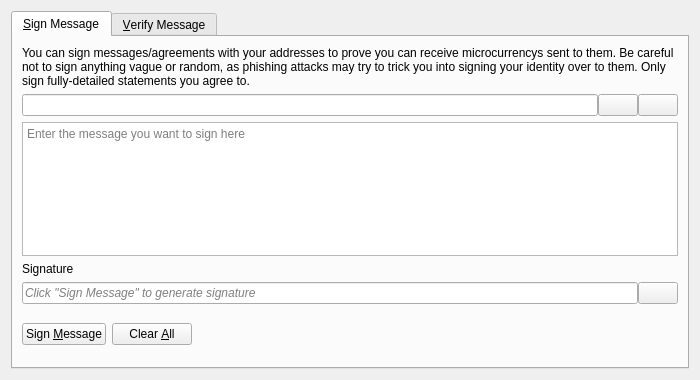
<?xml version="1.0" encoding="UTF-8"?>
<ui version="4.0">
 <class>SignVerifyMessageDialog</class>
 <widget class="QDialog" name="SignVerifyMessageDialog">
  <property name="geometry">
   <rect>
    <x>0</x>
    <y>0</y>
    <width>700</width>
    <height>380</height>
   </rect>
  </property>
  <property name="windowTitle">
   <string>Signatures - Sign / Verify a Message</string>
  </property>
  <property name="modal">
   <bool>true</bool>
  </property>
  <layout class="QVBoxLayout" name="verticalLayout">
   <item>
    <widget class="QTabWidget" name="tabWidget">
     <property name="currentIndex">
      <number>0</number>
     </property>
     <widget class="QWidget" name="tabSignMessage">
      <attribute name="title">
       <string>&amp;Sign Message</string>
      </attribute>
      <layout class="QVBoxLayout" name="verticalLayout_SM">
       <item>
        <widget class="QLabel" name="infoLabel_SM">
         <property name="text">
          <string>You can sign messages/agreements with your addresses to prove you can receive microcurrencys sent to them. Be careful not to sign anything vague or random, as phishing attacks may try to trick you into signing your identity over to them. Only sign fully-detailed statements you agree to.</string>
         </property>
         <property name="textFormat">
          <enum>Qt::PlainText</enum>
         </property>
         <property name="wordWrap">
          <bool>true</bool>
         </property>
        </widget>
       </item>
       <item>
        <layout class="QHBoxLayout" name="horizontalLayout_1_SM">
         <property name="spacing">
          <number>0</number>
         </property>
         <item>
          <widget class="QValidatedLineEdit" name="addressIn_SM">
           <property name="toolTip">
            <string>The Microcurrency address to sign the message with</string>
           </property>
          </widget>
         </item>
         <item>
          <widget class="QPushButton" name="addressBookButton_SM">
           <property name="toolTip">
            <string>Choose previously used address</string>
           </property>
           <property name="text">
            <string/>
           </property>
           <property name="icon">
            <iconset resource="../microcurrency.qrc">
             <normaloff>:/icons/address-book</normaloff>:/icons/address-book</iconset>
           </property>
           <property name="shortcut">
            <string>Alt+A</string>
           </property>
           <property name="autoDefault">
            <bool>false</bool>
           </property>
          </widget>
         </item>
         <item>
          <widget class="QPushButton" name="pasteButton_SM">
           <property name="toolTip">
            <string>Paste address from clipboard</string>
           </property>
           <property name="text">
            <string/>
           </property>
           <property name="icon">
            <iconset resource="../microcurrency.qrc">
             <normaloff>:/icons/editpaste</normaloff>:/icons/editpaste</iconset>
           </property>
           <property name="shortcut">
            <string>Alt+P</string>
           </property>
           <property name="autoDefault">
            <bool>false</bool>
           </property>
          </widget>
         </item>
        </layout>
       </item>
       <item>
        <widget class="QPlainTextEdit" name="messageIn_SM">
         <property name="toolTip">
          <string>Enter the message you want to sign here</string>
         </property>
         <property name="placeholderText">
          <string>Enter the message you want to sign here</string>
         </property>
        </widget>
       </item>
       <item>
        <widget class="QLabel" name="signatureLabel_SM">
         <property name="text">
          <string>Signature</string>
         </property>
         <property name="textFormat">
          <enum>Qt::PlainText</enum>
         </property>
        </widget>
       </item>
       <item>
        <layout class="QHBoxLayout" name="horizontalLayout_2_SM">
         <property name="spacing">
          <number>0</number>
         </property>
         <item>
          <widget class="QLineEdit" name="signatureOut_SM">
           <property name="placeholderText">
            <string>Click "Sign Message" to generate signature</string>
           </property>
           <property name="font">
            <font>
             <italic>true</italic>
            </font>
           </property>
           <property name="readOnly">
            <bool>true</bool>
           </property>
          </widget>
         </item>
         <item>
          <widget class="QPushButton" name="copySignatureButton_SM">
           <property name="toolTip">
            <string>Copy the current signature to the system clipboard</string>
           </property>
           <property name="text">
            <string/>
           </property>
           <property name="icon">
            <iconset resource="../microcurrency.qrc">
             <normaloff>:/icons/editcopy</normaloff>:/icons/editcopy</iconset>
           </property>
           <property name="autoDefault">
            <bool>false</bool>
           </property>
          </widget>
         </item>
        </layout>
       </item>
       <item>
        <layout class="QHBoxLayout" name="horizontalLayout_3_SM">
         <item>
          <widget class="QPushButton" name="signMessageButton_SM">
           <property name="toolTip">
            <string>Sign the message to prove you own this Microcurrency address</string>
           </property>
           <property name="text">
            <string>Sign &amp;Message</string>
           </property>
           <property name="icon">
            <iconset resource="../microcurrency.qrc">
             <normaloff>:/icons/edit</normaloff>:/icons/edit</iconset>
           </property>
           <property name="autoDefault">
            <bool>false</bool>
           </property>
          </widget>
         </item>
         <item>
          <widget class="QPushButton" name="clearButton_SM">
           <property name="toolTip">
            <string>Reset all sign message fields</string>
           </property>
           <property name="text">
            <string>Clear &amp;All</string>
           </property>
           <property name="icon">
            <iconset resource="../microcurrency.qrc">
             <normaloff>:/icons/remove</normaloff>:/icons/remove</iconset>
           </property>
           <property name="autoDefault">
            <bool>false</bool>
           </property>
          </widget>
         </item>
         <item>
          <spacer name="horizontalSpacer_1_SM">
           <property name="orientation">
            <enum>Qt::Horizontal</enum>
           </property>
           <property name="sizeHint" stdset="0">
            <size>
             <width>40</width>
             <height>48</height>
            </size>
           </property>
          </spacer>
         </item>
         <item>
          <widget class="QLabel" name="statusLabel_SM">
           <property name="font">
            <font>
             <weight>75</weight>
             <bold>true</bold>
            </font>
           </property>
           <property name="text">
            <string/>
           </property>
           <property name="wordWrap">
            <bool>true</bool>
           </property>
          </widget>
         </item>
         <item>
          <spacer name="horizontalSpacer_2_SM">
           <property name="orientation">
            <enum>Qt::Horizontal</enum>
           </property>
           <property name="sizeHint" stdset="0">
            <size>
             <width>40</width>
             <height>48</height>
            </size>
           </property>
          </spacer>
         </item>
        </layout>
       </item>
      </layout>
     </widget>
     <widget class="QWidget" name="tabVerifyMessage">
      <attribute name="title">
       <string>&amp;Verify Message</string>
      </attribute>
      <layout class="QVBoxLayout" name="verticalLayout_VM">
       <item>
        <widget class="QLabel" name="infoLabel_VM">
         <property name="text">
          <string>Enter the receiver's address, message (ensure you copy line breaks, spaces, tabs, etc. exactly) and signature below to verify the message. Be careful not to read more into the signature than what is in the signed message itself, to avoid being tricked by a man-in-the-middle attack. Note that this only proves the signing party receives with the address, it cannot prove sendership of any transaction!</string>
         </property>
         <property name="textFormat">
          <enum>Qt::PlainText</enum>
         </property>
         <property name="alignment">
          <set>Qt::AlignLeading|Qt::AlignLeft|Qt::AlignTop</set>
         </property>
         <property name="wordWrap">
          <bool>true</bool>
         </property>
        </widget>
       </item>
       <item>
        <layout class="QHBoxLayout" name="horizontalLayout_1_VM">
         <property name="spacing">
          <number>0</number>
         </property>
         <item>
          <widget class="QValidatedLineEdit" name="addressIn_VM">
           <property name="toolTip">
            <string>The Microcurrency address the message was signed with</string>
           </property>
          </widget>
         </item>
         <item>
          <widget class="QPushButton" name="addressBookButton_VM">
           <property name="toolTip">
            <string>Choose previously used address</string>
           </property>
           <property name="text">
            <string/>
           </property>
           <property name="icon">
            <iconset resource="../microcurrency.qrc">
             <normaloff>:/icons/address-book</normaloff>:/icons/address-book</iconset>
           </property>
           <property name="shortcut">
            <string>Alt+A</string>
           </property>
           <property name="autoDefault">
            <bool>false</bool>
           </property>
          </widget>
         </item>
        </layout>
       </item>
       <item>
        <widget class="QPlainTextEdit" name="messageIn_VM">
          <property name="toolTip">
            <string>The signed message to verify</string>
          </property>
          <property name="placeholderText">
            <string>The signed message to verify</string>
          </property>
        </widget>
       </item>
       <item>
        <widget class="QValidatedLineEdit" name="signatureIn_VM">
          <property name="toolTip">
            <string>The signature given when the message was signed</string>
          </property>
          <property name="placeholderText">
            <string>The signature given when the message was signed</string>
          </property>
        </widget>
       </item>
       <item>
        <layout class="QHBoxLayout" name="horizontalLayout_2_VM">
         <item>
          <widget class="QPushButton" name="verifyMessageButton_VM">
           <property name="toolTip">
            <string>Verify the message to ensure it was signed with the specified Microcurrency address</string>
           </property>
           <property name="text">
            <string>Verify &amp;Message</string>
           </property>
           <property name="icon">
            <iconset resource="../microcurrency.qrc">
             <normaloff>:/icons/transaction_0</normaloff>:/icons/transaction_0</iconset>
           </property>
           <property name="autoDefault">
            <bool>false</bool>
           </property>
          </widget>
         </item>
         <item>
          <widget class="QPushButton" name="clearButton_VM">
           <property name="toolTip">
            <string>Reset all verify message fields</string>
           </property>
           <property name="text">
            <string>Clear &amp;All</string>
           </property>
           <property name="icon">
            <iconset resource="../microcurrency.qrc">
             <normaloff>:/icons/remove</normaloff>:/icons/remove</iconset>
           </property>
           <property name="autoDefault">
            <bool>false</bool>
           </property>
          </widget>
         </item>
         <item>
          <spacer name="horizontalSpacer_1_VM">
           <property name="orientation">
            <enum>Qt::Horizontal</enum>
           </property>
           <property name="sizeHint" stdset="0">
            <size>
             <width>40</width>
             <height>48</height>
            </size>
           </property>
          </spacer>
         </item>
         <item>
          <widget class="QLabel" name="statusLabel_VM">
           <property name="font">
            <font>
             <weight>75</weight>
             <bold>true</bold>
            </font>
           </property>
           <property name="text">
            <string/>
           </property>
           <property name="wordWrap">
            <bool>true</bool>
           </property>
          </widget>
         </item>
         <item>
          <spacer name="horizontalSpacer_2_VM">
           <property name="orientation">
            <enum>Qt::Horizontal</enum>
           </property>
           <property name="sizeHint" stdset="0">
            <size>
             <width>40</width>
             <height>48</height>
            </size>
           </property>
          </spacer>
         </item>
        </layout>
       </item>
      </layout>
     </widget>
    </widget>
   </item>
  </layout>
 </widget>
 <customwidgets>
  <customwidget>
   <class>QValidatedLineEdit</class>
   <extends>QLineEdit</extends>
   <header>qt/qvalidatedlineedit.h</header>
  </customwidget>
 </customwidgets>
 <resources>
  <include location="../microcurrency.qrc"/>
 </resources>
 <connections/>
</ui>
